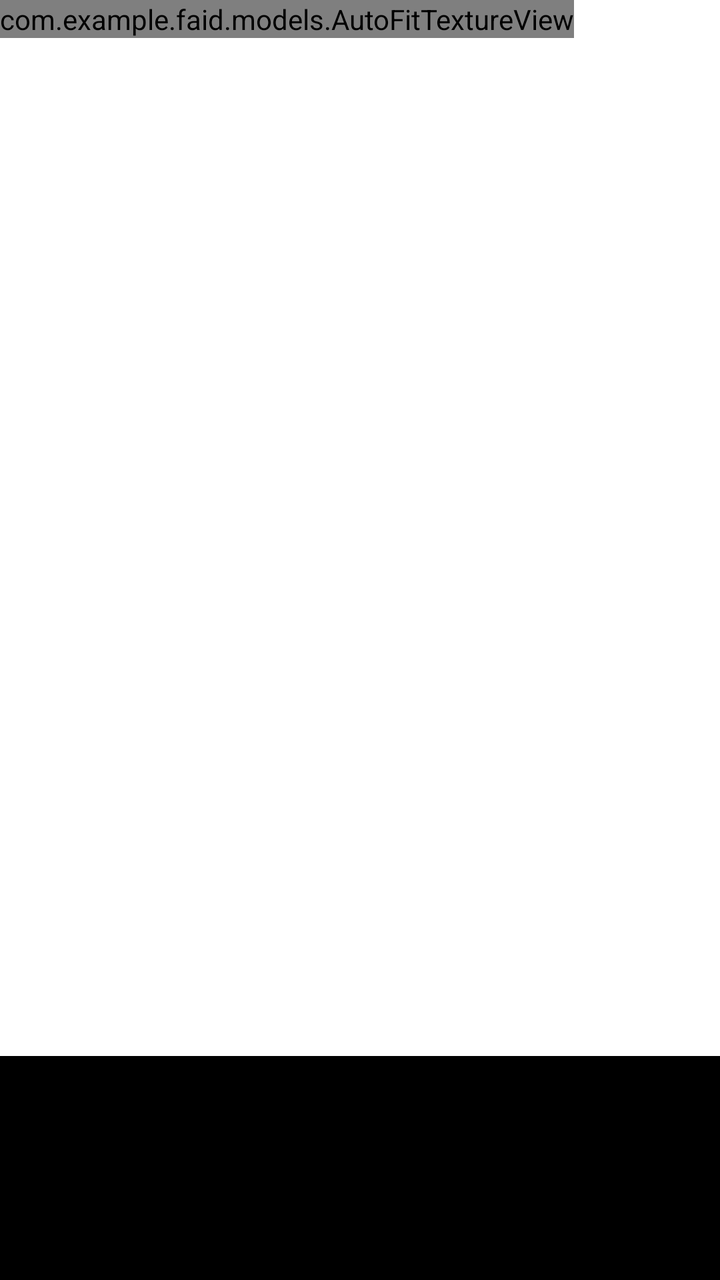
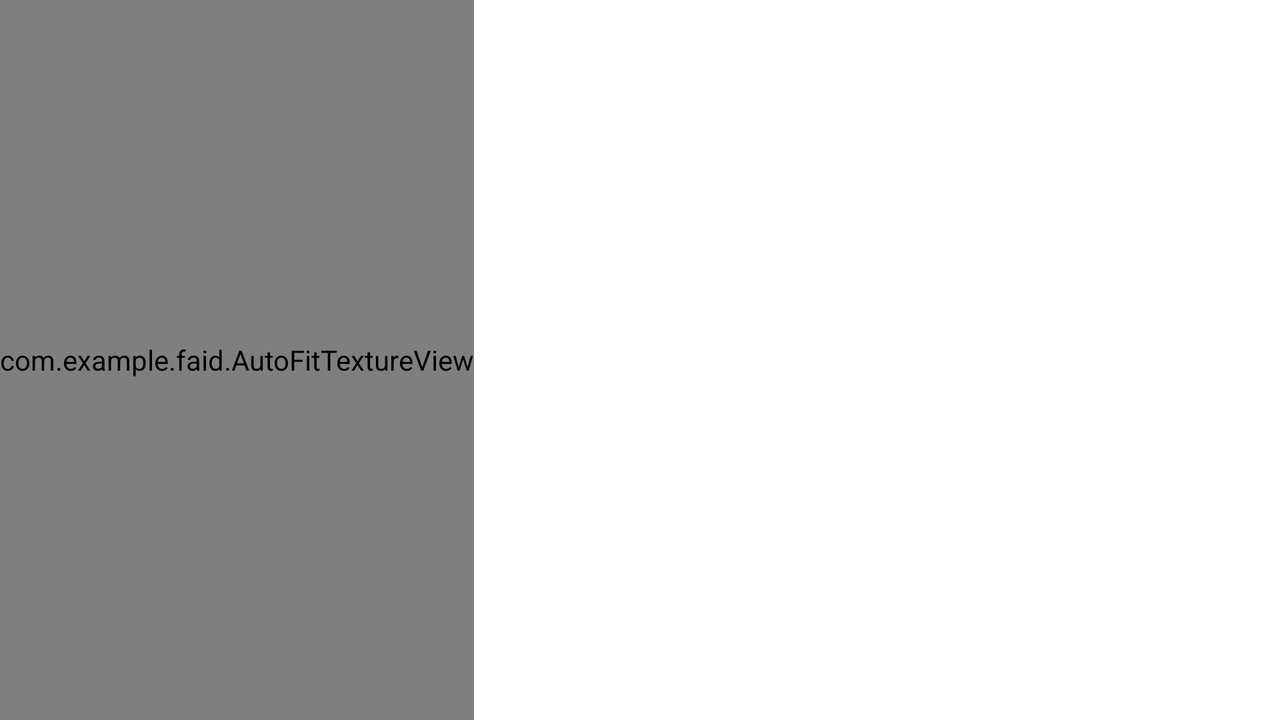

Compare how this app lays out the same screen by default and in its alternative resource folder. The renders come first, then the two layout files and the values they reference.
<!-- AndroidManifest.xml: application theme AppTheme -->
<!-- res/layout/fragment_camera2_basic.xml -->
<?xml version="1.0" encoding="utf-8"?>
<RelativeLayout xmlns:android="http://schemas.android.com/apk/res/android"
    android:layout_width="match_parent"
    android:layout_height="match_parent">

    <com.example.faid.models.AutoFitTextureView
        android:id="@+id/texture"
        android:layout_width="wrap_content"
        android:layout_height="wrap_content"
        android:layout_alignParentStart="true"
        android:layout_alignParentTop="true" />

    <FrameLayout
        android:id="@+id/control"
        android:layout_width="match_parent"
        android:layout_height="112dp"
        android:layout_alignParentBottom="true"
        android:layout_alignParentStart="true"
        android:background="#000">

        <TextView android:id="@+id/text"
            android:layout_width="wrap_content"
            android:layout_height="wrap_content"
            android:paddingLeft="80dp"
            android:textColor="#FFF"
            android:textSize="20sp"
            android:textStyle="bold" />

    </FrameLayout>

</RelativeLayout>
<!-- resources referenced by this layout -->
<resources>
  <style name="AppTheme" parent="Theme.MaterialComponents.Light.NoActionBar">
          
          <item name="colorPrimary">@color/colorPrimary</item>
          <item name="colorPrimaryDark">@color/colorPrimaryDark</item>
          <item name="colorAccent">@color/colorAccent</item>
      </style>
  <color name="colorPrimary">#FFFFFF</color>
  <color name="colorPrimaryDark">#FF1B6A</color>
  <color name="colorAccent">#9C27B0</color>
</resources>
<!-- res/layout-land/fragment_camera2_basic.xml (the repository's variant of the layout above) -->
<!-- drawn on the phone turned sideways -->
<?xml version="1.0" encoding="utf-8"?>
<RelativeLayout xmlns:android="http://schemas.android.com/apk/res/android"
    android:layout_width="match_parent"
    android:layout_height="match_parent">

    <com.example.faid.AutoFitTextureView
        android:id="@+id/texture"
        android:layout_width="wrap_content"
        android:layout_height="wrap_content"
        android:layout_alignParentBottom="true"
        android:layout_alignParentStart="true"
        android:layout_alignParentTop="true" />

    <FrameLayout
        android:id="@+id/control"
        android:layout_width="match_parent"
        android:layout_height="wrap_content"
        android:layout_alignParentBottom="true"
        android:layout_alignParentEnd="true"
        android:layout_alignParentTop="true"
        android:layout_toRightOf="@id/texture"
        android:background="#ffff"
        android:orientation="horizontal">

        <TextView android:id="@+id/text"
            android:layout_width="wrap_content"
            android:layout_height="wrap_content"
            android:paddingTop="20dp"
            android:textColor="#FFF"
            android:textSize="20sp"
            android:textStyle="bold" />


    </FrameLayout>

</RelativeLayout>
